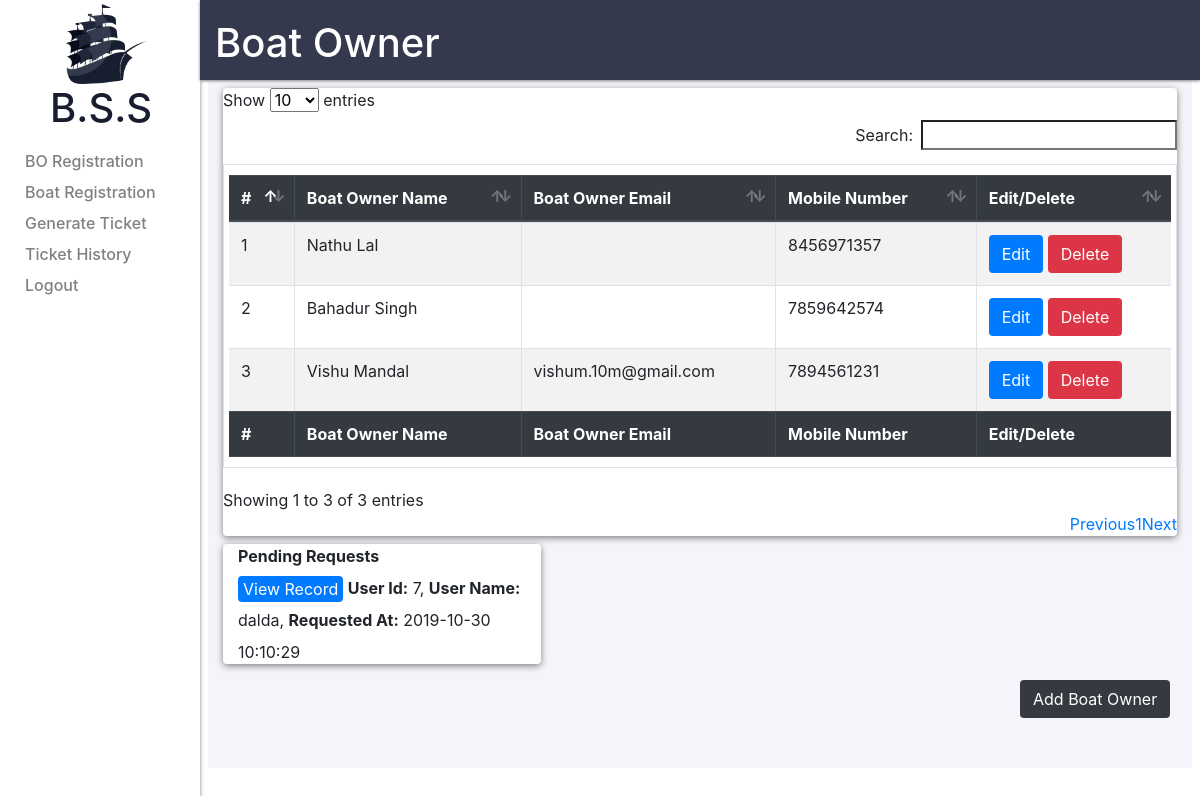
/modules/admin/bo_listing.php (signed in), run on the app's committed database.
### tables this page shows
CREATE TABLE `boatowner` (
  `id` int(11) NOT NULL,
  `username` varchar(30) DEFAULT NULL,
  `name` varchar(32) DEFAULT NULL,
  `email` varchar(30) DEFAULT NULL,
  `adhaarnumber` varchar(30) DEFAULT NULL,
  `pannumber` varchar(20) DEFAULT NULL,
  `mobilenumber` bigint(10) DEFAULT NULL,
  `password` longtext DEFAULT NULL,
  `gender` int(1) DEFAULT NULL,
  `bankname` varchar(30) DEFAULT NULL,
  `ifsc` varchar(10) DEFAULT NULL,
  `accountname` varchar(20) DEFAULT NULL,
  `accountnumber` varchar(20) DEFAULT NULL,
  `status` int(1) NOT NULL DEFAULT 0,
  `roleid` int(1) NOT NULL DEFAULT 3,
  `profilepicture` varchar(50) DEFAULT NULL,
  `profilepictureurl` varchar(50) DEFAULT NULL,
  `addressline1` varchar(30) DEFAULT NULL,
  `addressline2` varchar(30) DEFAULT NULL,
  `cityid` int(5) DEFAULT NULL,
  `stateid` int(5) DEFAULT NULL,
  `countryid` int(5) DEFAULT NULL,
  `zipcode` int(6) DEFAULT NULL,
  `createdat` datetime DEFAULT NULL,
  `createdby` int(11) DEFAULT NULL,
  `updatedat` datetime DEFAULT NULL,
  `updatedby` int(11) DEFAULT NULL
);

### modules/admin/bo_listing.php (the view, shortened to what this page needs)
<?php
require"../../includes/admin/layout/head.php";
require"../../includes/admin/layout/sidebar.php";
require"../../includes/admin/dbconnect.php";
$listing_query="SELECT * FROM boatowner WHERE status = 1";
$pending_query="SELECT * FROM boatowner WHERE status = 3";
$execute_query=mysqli_query($connect,$listing_query);
$execute_pending_query=mysqli_query($connect,$pending_query);
$check_rows_pending_query=mysqli_num_rows($execute_pending_query);
$index=1;
?>
<div class="col-10 header_container">
<h1 class=header_name>Boat Owner</h1>
</div>
<div class="container">
    <div class="row">
            <div class="col">
            	<div class="add_button">
					<button type="button" class="btn btn-dark" data-toggle="modal" onclick="addemp()" data-target="#myModal">Add Boat Owner</button>
            	</div>
            	<div class="wrapper">
	            	<table id="bolist" class="table customtable table-striped table-bordered">
	            		<thead class="thead-dark">
	            		<tr>
		        			<th scope="col">#</th>
		            		<th scope="col">Boat Owner Name</th>
		            		<th scope="col">Boat Owner Email</th>
		            		<th scope="col">Mobile Number</th>
		            		<th scope="col">Edit/Delete</th>
		            	</tr>
		            </thead>
		            <tbody>
	<?php
		while($data=mysqli_fetch_assoc($execute_query))
			{
				echo '<tr>';
				echo '<td scope="row">'.$index.'</td>';
				echo '<td>'.$data['name'].'</td>';
				echo '<td>'.$data['email'].'</td>';
				echo '<td>'.$data['mobilenumber'].'</td>';
				echo '<td><a href="#" onclick="editemp('.$data['id'].')" data-toggle="modal" data-target="#myModal" class="btn btn-primary">Edit</a> <a href="../../scripts/admin/bo_delete_script.php?id='.$data['id'].'" class="btn btn-danger">Delete</a></td>';
				echo '</tr>';
				$index++;
			}
	?>
	         		</tbody>
	         		<tfoot class="thead-dark">
	            		<tr>
		        			<th scope="col">#</th>
		            		<th scope="col">Boat Owner Name</th>
		            		<th scope="col">Boat Owner Email</th>
		            		<th scope="col">Mobile Number</th>
		            		<th scope="col">Edit/Delete</th>
		            	</tr>
		            </tfoot>
	         	</table>
			 </div>
        </div>
	</div>
			<div class="wrapper col-4" style="float:left">
				<?php
				if($check_rows_pending_query > 0)
				{
					echo "<label><b>Pending Requests</b> </label>";
					while($result=mysqli_fetch_assoc($execute_pending_query))
					{
						echo "<br><div class='pendingbo'><button type='submit'  class='btn btn-xs btn-primary' style='padding: 0px 4px !important;'  onclick='viewrecord(".$result["id"].")'>View Record</button> <label><b>User Id:</b></label> ".$result["id"].", <label><b>User Name:</b></label> ".$result["username"].", <label><b>Requested At:</b></label> ".$result["createdat"]."</div>";
					}
				}
				?>
			</div>
</div>

### style/style.css (style rules this page uses)
.header_container { height: 80px; background-color: #34394D; float: right; box-shadow: 0px 1px 3px grey; }
.header_container h1 { color: white; margin: 0% 0%; padding-top: 2%; }
.container { background-color:#F5F4FA ; height: 100%; width: 100%; max-width: 82% !important; max-height: 86% !important; overflow-y: scroll; }
body { margin: 0px; }
.wrapper { background-color: #ffffff; margin: 8px 0px 0px 0px; box-shadow: 0px 2px 7px grey; border-top-right-radius: 4px; border-top-left-radius: 4px; border-bottom-right-radius: 4px; border-bottom-left-radius: 4px; }
.add_button { position: fixed; top: 85%; left: 85%; z-index: 1000; }
.customtable { padding: 10px 5px; }
.row { margin-right: 0px !important; margin-left: 0px !important; }
.col { padding-right: 0px !important; padding-left: 0px !important; }

### data on the page
boatowner: name "Nathu Lal", mobilenumber "8456971357"
boatowner: name "Bahadur Singh", mobilenumber "7859642574"
boatowner: name "Vishu Mandal", email "vishum.10m@gmail.com", mobilenumber "7894561231"
boatowner: id "7", username "dalda", createdat "2019-10-30 10:10:29"
